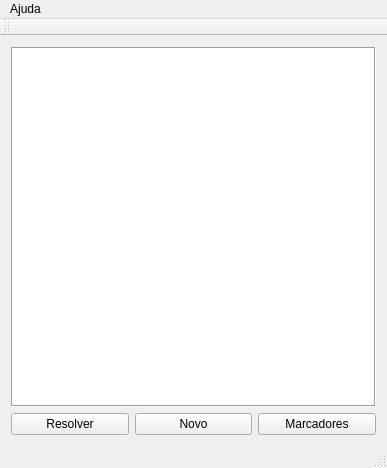
<?xml version="1.0" encoding="UTF-8"?>
<ui version="4.0">
 <class>sudoku_window</class>
 <widget class="QMainWindow" name="sudoku_window">
  <property name="geometry">
   <rect>
    <x>0</x>
    <y>0</y>
    <width>387</width>
    <height>468</height>
   </rect>
  </property>
  <property name="minimumSize">
   <size>
    <width>387</width>
    <height>468</height>
   </size>
  </property>
  <property name="maximumSize">
   <size>
    <width>387</width>
    <height>468</height>
   </size>
  </property>
  <property name="windowTitle">
   <string>sudoku_window</string>
  </property>
  <widget class="QWidget" name="centralWidget">
   <layout class="QVBoxLayout" name="verticalLayout">
    <item>
     <widget class="QTableWidget" name="tabuleiro">
      <property name="enabled">
       <bool>true</bool>
      </property>
      <property name="frameShape">
       <enum>QFrame::Box</enum>
      </property>
      <property name="verticalScrollBarPolicy">
       <enum>Qt::ScrollBarAlwaysOff</enum>
      </property>
      <property name="horizontalScrollBarPolicy">
       <enum>Qt::ScrollBarAlwaysOff</enum>
      </property>
      <property name="editTriggers">
       <set>QAbstractItemView::AnyKeyPressed</set>
      </property>
      <property name="tabKeyNavigation">
       <bool>false</bool>
      </property>
      <property name="showDropIndicator" stdset="0">
       <bool>false</bool>
      </property>
      <property name="selectionMode">
       <enum>QAbstractItemView::SingleSelection</enum>
      </property>
      <property name="textElideMode">
       <enum>Qt::ElideMiddle</enum>
      </property>
      <property name="gridStyle">
       <enum>Qt::NoPen</enum>
      </property>
      <property name="cornerButtonEnabled">
       <bool>false</bool>
      </property>
      <property name="rowCount">
       <number>9</number>
      </property>
      <property name="columnCount">
       <number>9</number>
      </property>
      <attribute name="horizontalHeaderVisible">
       <bool>false</bool>
      </attribute>
      <attribute name="horizontalHeaderDefaultSectionSize">
       <number>40</number>
      </attribute>
      <attribute name="horizontalHeaderMinimumSectionSize">
       <number>40</number>
      </attribute>
      <attribute name="verticalHeaderVisible">
       <bool>false</bool>
      </attribute>
      <attribute name="verticalHeaderDefaultSectionSize">
       <number>40</number>
      </attribute>
      <attribute name="verticalHeaderMinimumSectionSize">
       <number>40</number>
      </attribute>
      <row/>
      <row/>
      <row/>
      <row/>
      <row/>
      <row/>
      <row/>
      <row/>
      <row/>
      <column/>
      <column/>
      <column/>
      <column/>
      <column/>
      <column/>
      <column/>
      <column/>
      <column/>
     </widget>
    </item>
    <item>
     <layout class="QGridLayout" name="gridLayout">
      <property name="sizeConstraint">
       <enum>QLayout::SetMinAndMaxSize</enum>
      </property>
      <item row="0" column="2">
       <widget class="QPushButton" name="marcadores_button">
        <property name="text">
         <string>Marcadores</string>
        </property>
       </widget>
      </item>
      <item row="0" column="0">
       <widget class="QPushButton" name="Resolver_Button">
        <property name="text">
         <string>Resolver</string>
        </property>
       </widget>
      </item>
      <item row="0" column="1">
       <widget class="QPushButton" name="Novo_Button">
        <property name="text">
         <string>Novo</string>
        </property>
       </widget>
      </item>
     </layout>
    </item>
   </layout>
  </widget>
  <widget class="QMenuBar" name="menuBar">
   <property name="geometry">
    <rect>
     <x>0</x>
     <y>0</y>
     <width>387</width>
     <height>21</height>
    </rect>
   </property>
   <widget class="QMenu" name="menuAjuda">
    <property name="title">
     <string>Ajuda</string>
    </property>
   </widget>
   <addaction name="menuAjuda"/>
  </widget>
  <widget class="QToolBar" name="mainToolBar">
   <attribute name="toolBarArea">
    <enum>TopToolBarArea</enum>
   </attribute>
   <attribute name="toolBarBreak">
    <bool>false</bool>
   </attribute>
  </widget>
  <widget class="QStatusBar" name="statusBar">
   <property name="sizeGripEnabled">
    <bool>true</bool>
   </property>
  </widget>
 </widget>
 <layoutdefault spacing="6" margin="11"/>
 <resources/>
 <connections/>
</ui>
